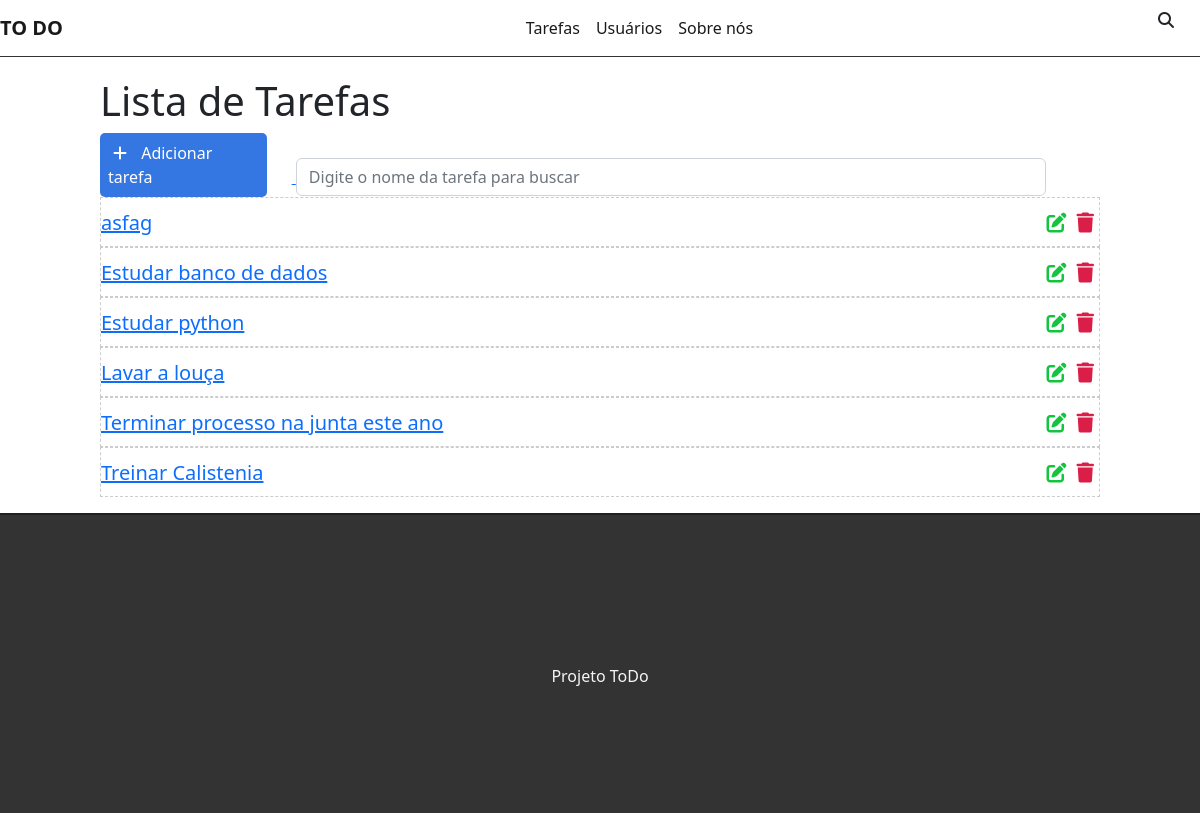
The app's page /, older data.
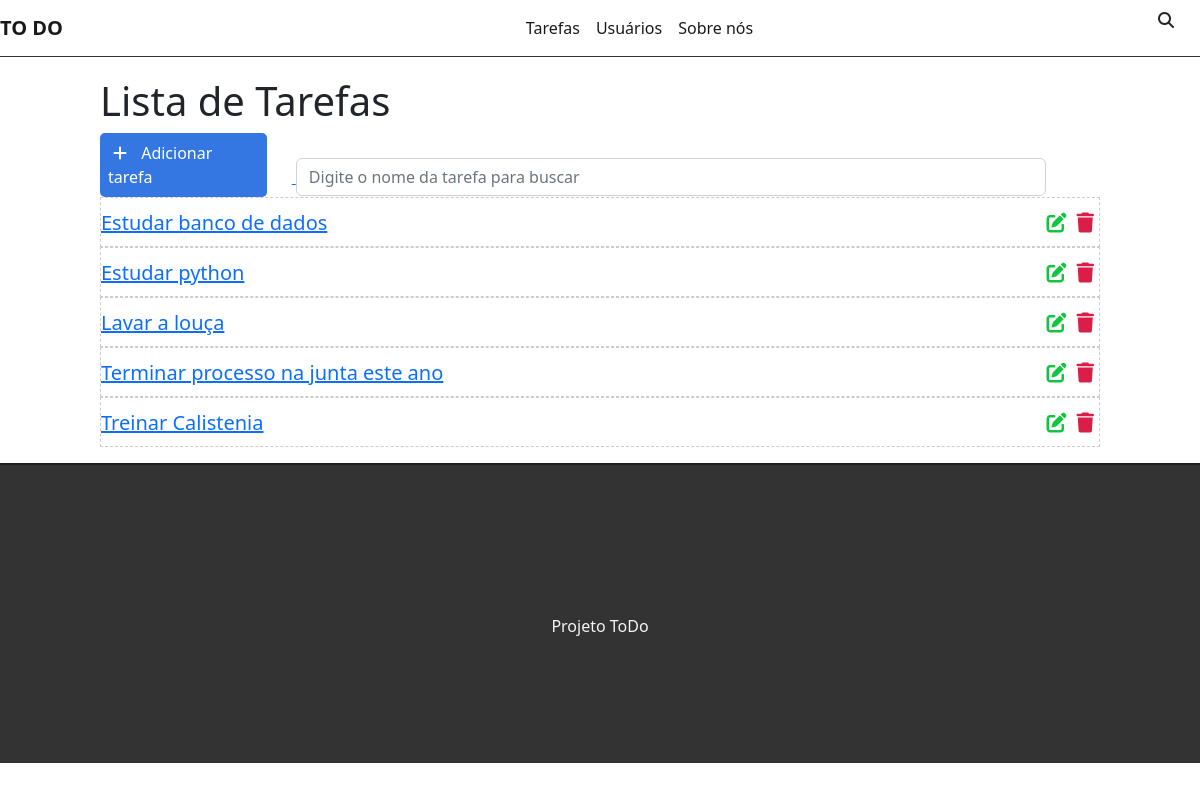
The same page, newer data.
### tasks/models.py (models this page shows, shortened)
class Task(models.Model):
    STATUS = (
        ('doing', 'Doing'),
        ('done', 'Done'),
    )
    title = models.CharField(max_length=255)
    description = models.TextField()
    done = models.CharField(
        max_length=5,
        choices=STATUS,
    )
    created_at = models.DateTimeField(auto_now_add=True)
    updated_at = models.DateTimeField(auto_now=True)

### tasks/views.py (the view)
# urls.py: path('', views.taskList, name='task-list'),
def taskList(request):
    tasks = Task.objects.all().order_by('-created_at')
    return render(request, 'tasks/list.html', {'tasks': tasks})

### tasks/templates/tasks/list.html (shortened to what this page needs)
{% extends 'base.html' %}
{% block content %}
<div class="offset-1 col-10 list-div">
    <h1> Lista de Tarefas</h1>
    <a id="add-link" href="newtask/">
        <div class="col-2 add-div">
            <i class="fas fa-plus"></i> Adicionar tarefa
        </div>
    </a>
    <div class="col-9 search-div">
        <input class="form-control" type="text" id="search" name="search" placeholder="Digite o nome da tarefa para buscar">
        <i class="fas fa-search"></i>
    </div>
    <ul class="task-list">
        {% for task in tasks %}
        <li class="task-item">
            <span><a href="/task/{{task.id}}">{{task.title}}</a></span>
            <a href="delete/{{task.id}}"><span><i class="fas fa-trash"></i></span></a>
            <a href="edit/{{task.id}}"><span><i class="fas fa-edit"></i></span></a>
        </li>
        {% endfor %}
    </ul>
</div>
{% endblock %}

Row changes from the older to the newer data that the page shows:
removed Task: title "asfag"
